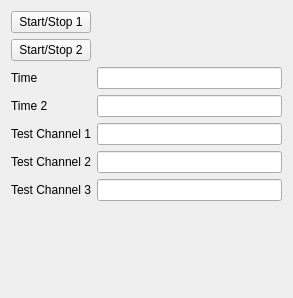
<?xml version="1.0" encoding="UTF-8"?>
<ui version="4.0">
 <class>testForm</class>
 <widget class="QWidget" name="testForm">
  <property name="geometry">
   <rect>
    <x>0</x>
    <y>0</y>
    <width>293</width>
    <height>298</height>
   </rect>
  </property>
  <property name="windowTitle">
   <string>Form</string>
  </property>
  <layout class="QVBoxLayout" name="verticalLayout">
   <item>
    <layout class="QHBoxLayout" name="horizontalLayout">
     <item>
      <widget class="QPushButton" name="btStart">
       <property name="text">
        <string>Start/Stop 1</string>
       </property>
       <property name="icon">
        <iconset>
         <normaloff>player_play.png</normaloff>
         <normalon>player_stop.png</normalon>player_play.png</iconset>
       </property>
       <property name="checkable">
        <bool>true</bool>
       </property>
      </widget>
     </item>
     <item>
      <spacer name="horizontalSpacer">
       <property name="orientation">
        <enum>Qt::Horizontal</enum>
       </property>
       <property name="sizeHint" stdset="0">
        <size>
         <width>40</width>
         <height>20</height>
        </size>
       </property>
      </spacer>
     </item>
    </layout>
   </item>
   <item>
    <layout class="QHBoxLayout" name="horizontalLayout_2">
     <item>
      <widget class="QPushButton" name="btStart2">
       <property name="text">
        <string>Start/Stop 2</string>
       </property>
       <property name="icon">
        <iconset>
         <normaloff>player_play.png</normaloff>
         <normalon>player_stop.png</normalon>player_play.png</iconset>
       </property>
       <property name="checkable">
        <bool>true</bool>
       </property>
      </widget>
     </item>
     <item>
      <spacer name="horizontalSpacer_2">
       <property name="orientation">
        <enum>Qt::Horizontal</enum>
       </property>
       <property name="sizeHint" stdset="0">
        <size>
         <width>40</width>
         <height>20</height>
        </size>
       </property>
      </spacer>
     </item>
    </layout>
   </item>
   <item>
    <layout class="QGridLayout" name="gridLayout">
     <item row="0" column="0">
      <widget class="QLabel" name="label">
       <property name="text">
        <string>Time</string>
       </property>
      </widget>
     </item>
     <item row="0" column="1">
      <widget class="QLineEdit" name="t"/>
     </item>
     <item row="1" column="0">
      <widget class="QLabel" name="label_4">
       <property name="text">
        <string>Time 2</string>
       </property>
      </widget>
     </item>
     <item row="1" column="1">
      <widget class="QLineEdit" name="t2"/>
     </item>
     <item row="2" column="0">
      <widget class="QLabel" name="label_2">
       <property name="text">
        <string>Test Channel 1</string>
       </property>
      </widget>
     </item>
     <item row="2" column="1">
      <widget class="QLineEdit" name="ch1">
       <property name="readOnly">
        <bool>true</bool>
       </property>
      </widget>
     </item>
     <item row="3" column="0">
      <widget class="QLabel" name="label_3">
       <property name="text">
        <string>Test Channel 2</string>
       </property>
      </widget>
     </item>
     <item row="3" column="1">
      <widget class="QLineEdit" name="ch2">
       <property name="text">
        <string/>
       </property>
       <property name="readOnly">
        <bool>true</bool>
       </property>
      </widget>
     </item>
     <item row="4" column="0">
      <widget class="QLabel" name="label_5">
       <property name="text">
        <string>Test Channel 3</string>
       </property>
      </widget>
     </item>
     <item row="4" column="1">
      <widget class="QLineEdit" name="ch3">
       <property name="readOnly">
        <bool>true</bool>
       </property>
      </widget>
     </item>
    </layout>
   </item>
   <item>
    <spacer name="verticalSpacer">
     <property name="orientation">
      <enum>Qt::Vertical</enum>
     </property>
     <property name="sizeHint" stdset="0">
      <size>
       <width>20</width>
       <height>63</height>
      </size>
     </property>
    </spacer>
   </item>
  </layout>
 </widget>
 <resources/>
 <connections/>
</ui>
